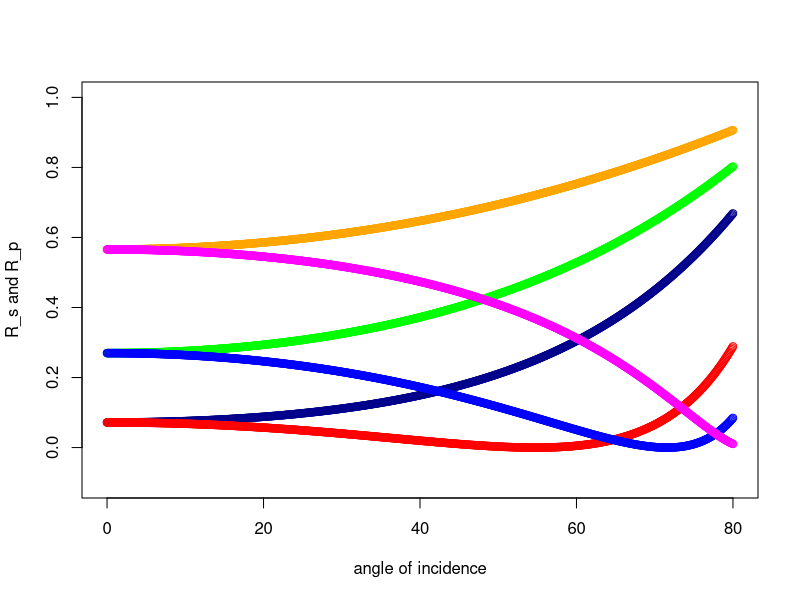

The R source for this figure:

# We have to calculate Refractance for s- and p-polarized lights
# Formulae are derived from: https://en.wikipedia.org/wiki/Fresnel_equations

# Let's first write a function which will take
# E_r, aoi, aot as input; 
# and returns
# The reflectance for s-polarized light (R_s) as output
# (V-polarization corresponds to R_s)
getRs = function(E_r, aoi, aot){
  R_s = abs(
            (cos(aoi) -  sqrt(E_r) * cos(aot)  ) /
            (cos(aoi) +  sqrt(E_r) * cos(aot)  )
        )^2
  
  return(R_s)
}

# Similarly, write a function which will take
# E_r, aoi, aot as input; 
# and returns
# The reflectance for p-polarized light (R_p) as output 
# (H-polarization corresponds to R_p)
getRp = function(E_r, aoi, aot){
  R_p = abs(
          (cos(aot) -  sqrt(E_r) * cos(aoi)  ) /
          (cos(aot) +  sqrt(E_r) * cos(aoi)  )
        )^2

  return(R_p)
}


# To get transmission angles (aot's) from incidend angles (aoi's), we already have
# written a formula in the "problemA.R" file. But this time, we want to return the value
# of the aot's in radian. So, let's modify it.

getTransmissionAngle = function(E_r, inAngleD){
  inAngleR = (pi/180)*inAngleD
  transAngleR = asin(sin(inAngleR)/sqrt(E_r)) 
  transAngleD = (180/pi)*transAngleR
  return(transAngleR)
}


# make an array of incident angles from 0 to 80 degree
theta1_degree = seq(from=0, to=80, by=.1)
theta1_radian = theta1_degree*pi/180

# E_r = 3 --------------------------------------
R_s_3 = getRs(
  3, 
  theta1_radian, 
  getTransmissionAngle(3, theta1_radian)
)

R_p_3 = getRp(
  3, 
  theta1_radian, 
  getTransmissionAngle(3, theta1_radian)
)

plot(x = theta1_degree, y = R_s_3, col='darkblue', ylim = c(-.1,1), ylab = 'R_s and R_p', xlab = 'angle of incidence')
points(x = theta1_degree, y = R_p_3, col='red')

# E_r = 10 --------------------------------------
R_s_10 = getRs(
  10, 
  theta1_radian,
  getTransmissionAngle(10, theta1_radian)
)

R_p_10 = getRp(
  10,
  theta1_radian,
  getTransmissionAngle(10, theta1_radian)
)

points(x = theta1_degree, y = R_s_10, col='green')
points(x = theta1_degree, y = R_p_10, col='blue')

# E_r = 50 --------------------------------------

R_s_50 = getRs(
  50, 
  theta1_radian,
  getTransmissionAngle(50, theta1_radian)
)

R_p_50 = getRp(
  50,
  theta1_radian,
  getTransmissionAngle(50, theta1_radian)
)

points(x = theta1_degree, y = R_s_50, col='orange')
points(x = theta1_degree, y = R_p_50, col='magenta')



